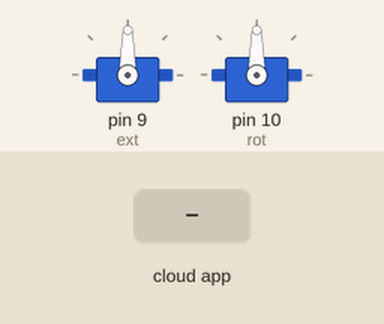
This sketch was run on a simulated Arduino Uno, built with avr-gcc and run on an emulated ATmega328P. Parts: 2 × servo. The test bench sets the inputs (shaded band). The ROS host is connected and sends only what is stated.

Above: at 1.4 s.
1.5 s: the phone or cloud app sets probe_rot_target to 0
At 2.2 s:
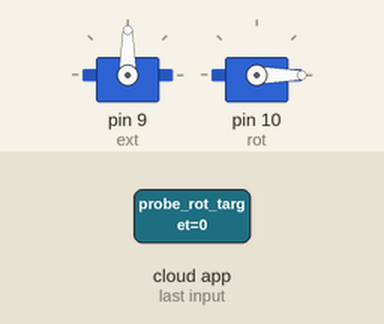
3.0 s: the phone or cloud app sets probe_y_axis_target to 45
At 3.3 s:
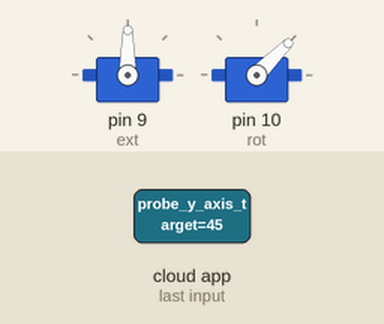
4.5 s: the phone or cloud app sets probe_rot_target to 180
At 5.7 s:
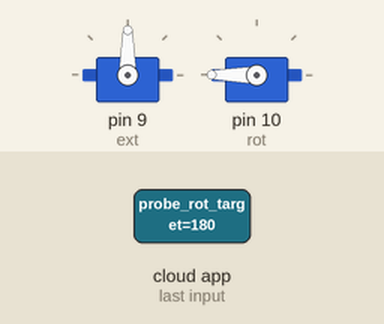
6.0 s: the phone or cloud app sets probe_rot_target to 45
At 6.8 s:
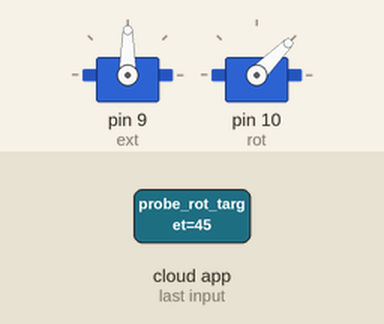
7.5 s: the phone or cloud app sets probe_rot_target to 90
At 8.0 s:
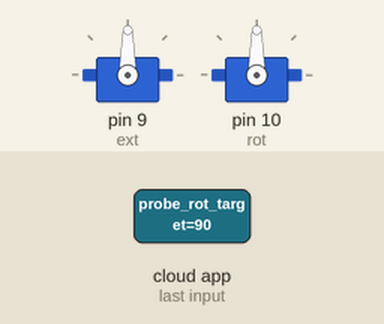
Timing chart, 0 to 10.0 s (numbered marks = the images above; inputs shaded):
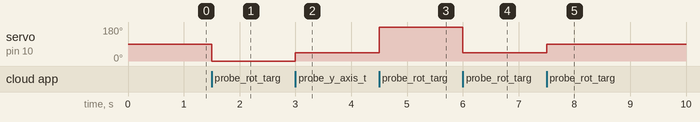

Measured:
- after the input at 1.5 s, servo on pin 10 (rot): 90° → 0° at once
- after the input at 3.0 s, servo on pin 10 (rot): 0° → 45° at once
- after the input at 4.5 s, servo on pin 10 (rot): 45° → 180° at once
- after the input at 6.0 s, servo on pin 10 (rot): 180° → 45° at once
- after the input at 7.5 s, servo on pin 10 (rot): 45° → 90° at once

The sketch:

mega_3.ino
```cpp
#include <ros.h>
#include <std_msgs/UInt16.h>
#include <Servo.h>

ros::NodeHandle nh;

Servo rot;
Servo ext;

//*** probe rot target subscriber ***//
void gotoProbeRot_cb(const std_msgs::UInt16& cmd_msg){
    rot.write(cmd_msg.data);
}
ros::Subscriber<std_msgs::UInt16> gotoProbeRot_sub("probe_rot_target", gotoProbeRot_cb);

//*** probe ext position subscriber ***//
void gotoProbeExt_cb(const std_msgs::UInt16& cmd_msg){
    rot.write(cmd_msg.data);
}
ros::Subscriber<std_msgs::UInt16> gotoProbeExt_sub("probe_y_axis_target", gotoProbeExt_cb);


void setup() {
  nh.initNode();
  delay(200);

  nh.subscribe(gotoProbeRot_sub);
  nh.subscribe(gotoProbeExt_sub);

  ext.attach(9);
  rot.attach(10);
}

void loop() {
  nh.spinOnce();
  delay(1);
}
```
